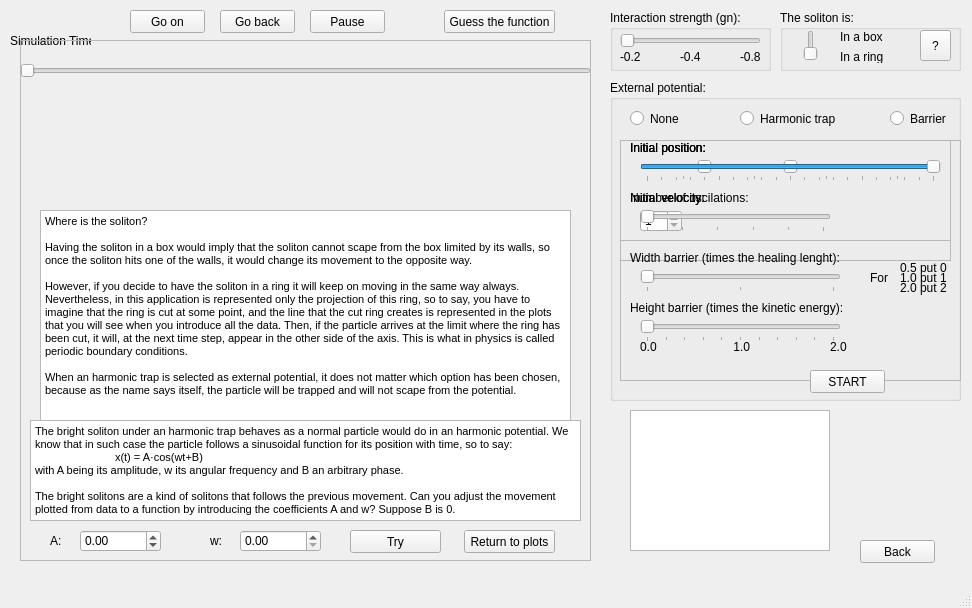
 <widget class="QMainWindow" name="MainWindow">
  <property name="geometry">
   <rect>
    <x>0</x>
    <y>0</y>
    <width>972</width>
    <height>608</height>
   </rect>
  </property>
  <property name="windowTitle">
   <string>MainWindow</string>
  </property>
  <widget class="QWidget" name="centralwidget">
   <widget class="QPushButton" name="back">
    <property name="geometry">
     <rect>
      <x>860</x>
      <y>540</y>
      <width>75</width>
      <height>23</height>
     </rect>
    </property>
    <property name="text">
     <string>Back</string>
    </property>
   </widget>
   <widget class="QGroupBox" name="interaction">
    <property name="geometry">
     <rect>
      <x>610</x>
      <y>10</y>
      <width>161</width>
      <height>61</height>
     </rect>
    </property>
    <property name="title">
     <string>Interaction strength (gn):</string>
    </property>
    <widget class="QSlider" name="gn">
     <property name="geometry">
      <rect>
       <x>10</x>
       <y>20</y>
       <width>141</width>
       <height>22</height>
      </rect>
     </property>
     <property name="minimum">
      <number>1</number>
     </property>
     <property name="maximum">
      <number>3</number>
     </property>
     <property name="orientation">
      <enum>Qt::Horizontal</enum>
     </property>
    </widget>
    <widget class="QLabel" name="label_16">
     <property name="geometry">
      <rect>
       <x>130</x>
       <y>40</y>
       <width>46</width>
       <height>13</height>
      </rect>
     </property>
     <property name="text">
      <string>-0.8</string>
     </property>
    </widget>
    <widget class="QLabel" name="label_17">
     <property name="geometry">
      <rect>
       <x>70</x>
       <y>40</y>
       <width>46</width>
       <height>13</height>
      </rect>
     </property>
     <property name="text">
      <string>-0.4</string>
     </property>
    </widget>
    <widget class="QLabel" name="label_18">
     <property name="geometry">
      <rect>
       <x>10</x>
       <y>40</y>
       <width>46</width>
       <height>13</height>
      </rect>
     </property>
     <property name="text">
      <string>-0.2</string>
     </property>
    </widget>
   </widget>
   <widget class="QGroupBox" name="ext_potential">
    <property name="geometry">
     <rect>
      <x>610</x>
      <y>80</y>
      <width>351</width>
      <height>321</height>
     </rect>
    </property>
    <property name="title">
     <string>External potential:</string>
    </property>
    <widget class="QRadioButton" name="btn_none">
     <property name="geometry">
      <rect>
       <x>20</x>
       <y>30</y>
       <width>82</width>
       <height>17</height>
      </rect>
     </property>
     <property name="text">
      <string>None</string>
     </property>
    </widget>
    <widget class="QRadioButton" name="btn_harm">
     <property name="geometry">
      <rect>
       <x>130</x>
       <y>30</y>
       <width>111</width>
       <height>17</height>
      </rect>
     </property>
     <property name="text">
      <string>Harmonic trap</string>
     </property>
    </widget>
    <widget class="QRadioButton" name="btn_wall">
     <property name="geometry">
      <rect>
       <x>280</x>
       <y>30</y>
       <width>82</width>
       <height>17</height>
      </rect>
     </property>
     <property name="text">
      <string>Barrier</string>
     </property>
    </widget>
    <widget class="QFrame" name="none">
     <property name="geometry">
      <rect>
       <x>10</x>
       <y>60</y>
       <width>331</width>
       <height>101</height>
      </rect>
     </property>
     <property name="frameShape">
      <enum>QFrame::StyledPanel</enum>
     </property>
     <property name="frameShadow">
      <enum>QFrame::Raised</enum>
     </property>
     <widget class="QLabel" name="label">
      <property name="geometry">
       <rect>
        <x>10</x>
        <y>0</y>
        <width>91</width>
        <height>16</height>
       </rect>
      </property>
      <property name="text">
       <string>Initial position:</string>
      </property>
     </widget>
     <widget class="QSlider" name="horizontalSlider">
      <property name="geometry">
       <rect>
        <x>20</x>
        <y>20</y>
        <width>301</width>
        <height>22</height>
       </rect>
      </property>
      <property name="minimum">
       <number>-50</number>
      </property>
      <property name="maximum">
       <number>50</number>
      </property>
      <property name="singleStep">
       <number>2</number>
      </property>
      <property name="value">
       <number>-30</number>
      </property>
      <property name="orientation">
       <enum>Qt::Horizontal</enum>
      </property>
      <property name="invertedAppearance">
       <bool>false</bool>
      </property>
      <property name="invertedControls">
       <bool>false</bool>
      </property>
      <property name="tickPosition">
       <enum>QSlider::TicksBelow</enum>
      </property>
      <property name="tickInterval">
       <number>5</number>
      </property>
     </widget>
     <widget class="QLabel" name="label_3">
      <property name="geometry">
       <rect>
        <x>10</x>
        <y>50</y>
        <width>91</width>
        <height>16</height>
       </rect>
      </property>
      <property name="text">
       <string>Initial velocity:</string>
      </property>
     </widget>
     <widget class="QSlider" name="horizontalSlider_2">
      <property name="geometry">
       <rect>
        <x>20</x>
        <y>70</y>
        <width>191</width>
        <height>22</height>
       </rect>
      </property>
      <property name="maximum">
       <number>10</number>
      </property>
      <property name="orientation">
       <enum>Qt::Horizontal</enum>
      </property>
      <property name="tickPosition">
       <enum>QSlider::TicksBelow</enum>
      </property>
      <property name="tickInterval">
       <number>2</number>
      </property>
     </widget>
     <widget class="QLabel" name="valor_x0_none">
      <property name="geometry">
       <rect>
        <x>90</x>
        <y>0</y>
        <width>46</width>
        <height>13</height>
       </rect>
      </property>
      <property name="text">
       <string/>
      </property>
     </widget>
     <widget class="QLabel" name="valor_v0_none">
      <property name="geometry">
       <rect>
        <x>90</x>
        <y>50</y>
        <width>46</width>
        <height>13</height>
       </rect>
      </property>
      <property name="text">
       <string/>
      </property>
     </widget>
    </widget>
    <widget class="QFrame" name="harm">
     <property name="geometry">
      <rect>
       <x>10</x>
       <y>60</y>
       <width>331</width>
       <height>121</height>
      </rect>
     </property>
     <property name="frameShape">
      <enum>QFrame::StyledPanel</enum>
     </property>
     <property name="frameShadow">
      <enum>QFrame::Raised</enum>
     </property>
     <widget class="QLabel" name="label_4">
      <property name="geometry">
       <rect>
        <x>10</x>
        <y>0</y>
        <width>91</width>
        <height>16</height>
       </rect>
      </property>
      <property name="text">
       <string>Initial position:</string>
      </property>
     </widget>
     <widget class="QSlider" name="horizontalSlider_3">
      <property name="geometry">
       <rect>
        <x>20</x>
        <y>20</y>
        <width>301</width>
        <height>22</height>
       </rect>
      </property>
      <property name="minimum">
       <number>-25</number>
      </property>
      <property name="maximum">
       <number>25</number>
      </property>
      <property name="orientation">
       <enum>Qt::Horizontal</enum>
      </property>
      <property name="tickPosition">
       <enum>QSlider::TicksBelow</enum>
      </property>
      <property name="tickInterval">
       <number>5</number>
      </property>
     </widget>
     <widget class="QSpinBox" name="spinBox">
      <property name="geometry">
       <rect>
        <x>20</x>
        <y>70</y>
        <width>42</width>
        <height>22</height>
       </rect>
      </property>
      <property name="minimum">
       <number>1</number>
      </property>
      <property name="maximum">
       <number>10</number>
      </property>
     </widget>
     <widget class="QLabel" name="label_6">
      <property name="geometry">
       <rect>
        <x>10</x>
        <y>50</y>
        <width>181</width>
        <height>16</height>
       </rect>
      </property>
      <property name="text">
       <string>Number of oscilations:</string>
      </property>
     </widget>
     <widget class="QLabel" name="valor_x0_harm">
      <property name="geometry">
       <rect>
        <x>90</x>
        <y>0</y>
        <width>46</width>
        <height>13</height>
       </rect>
      </property>
      <property name="text">
       <string/>
      </property>
     </widget>
    </widget>
    <widget class="QFrame" name="wall">
     <property name="geometry">
      <rect>
       <x>10</x>
       <y>60</y>
       <width>341</width>
       <height>241</height>
      </rect>
     </property>
     <property name="frameShape">
      <enum>QFrame::StyledPanel</enum>
     </property>
     <property name="frameShadow">
      <enum>QFrame::Raised</enum>
     </property>
     <widget class="QLabel" name="label_7">
      <property name="geometry">
       <rect>
        <x>10</x>
        <y>0</y>
        <width>91</width>
        <height>16</height>
       </rect>
      </property>
      <property name="text">
       <string>Initial position:</string>
      </property>
     </widget>
     <widget class="QSlider" name="horizontalSlider_4">
      <property name="geometry">
       <rect>
        <x>20</x>
        <y>20</y>
        <width>301</width>
        <height>21</height>
       </rect>
      </property>
      <property name="minimum">
       <number>-60</number>
      </property>
      <property name="maximum">
       <number>-20</number>
      </property>
      <property name="orientation">
       <enum>Qt::Horizontal</enum>
      </property>
      <property name="tickPosition">
       <enum>QSlider::TicksBelow</enum>
      </property>
      <property name="tickInterval">
       <number>5</number>
      </property>
     </widget>
     <widget class="QLabel" name="label_8">
      <property name="geometry">
       <rect>
        <x>10</x>
        <y>50</y>
        <width>91</width>
        <height>16</height>
       </rect>
      </property>
      <property name="text">
       <string>Initial velocity:</string>
      </property>
     </widget>
     <widget class="QSlider" name="horizontalSlider_5">
      <property name="geometry">
       <rect>
        <x>20</x>
        <y>70</y>
        <width>191</width>
        <height>22</height>
       </rect>
      </property>
      <property name="maximum">
       <number>10</number>
      </property>
      <property name="orientation">
       <enum>Qt::Horizontal</enum>
      </property>
      <property name="tickPosition">
       <enum>QSlider::TicksBelow</enum>
      </property>
      <property name="tickInterval">
       <number>2</number>
      </property>
     </widget>
     <widget class="QLabel" name="label_9">
      <property name="geometry">
       <rect>
        <x>10</x>
        <y>160</y>
        <width>231</width>
        <height>16</height>
       </rect>
      </property>
      <property name="text">
       <string>Height barrier (times the kinetic energy):</string>
      </property>
     </widget>
     <widget class="QSlider" name="hb">
      <property name="geometry">
       <rect>
        <x>20</x>
        <y>180</y>
        <width>201</width>
        <height>22</height>
       </rect>
      </property>
      <property name="maximum">
       <number>20</number>
      </property>
      <property name="singleStep">
       <number>1</number>
      </property>
      <property name="orientation">
       <enum>Qt::Horizontal</enum>
      </property>
      <property name="tickPosition">
       <enum>QSlider::TicksBelow</enum>
      </property>
      <property name="tickInterval">
       <number>2</number>
      </property>
     </widget>
     <widget class="QLabel" name="label_11">
      <property name="geometry">
       <rect>
        <x>10</x>
        <y>110</y>
        <width>231</width>
        <height>16</height>
       </rect>
      </property>
      <property name="text">
       <string>Width barrier (times the healing lenght):</string>
      </property>
     </widget>
     <widget class="QSlider" name="wb">
      <property name="geometry">
       <rect>
        <x>20</x>
        <y>130</y>
        <width>201</width>
        <height>22</height>
       </rect>
      </property>
      <property name="maximum">
       <number>2</number>
      </property>
      <property name="orientation">
       <enum>Qt::Horizontal</enum>
      </property>
      <property name="tickPosition">
       <enum>QSlider::TicksBelow</enum>
      </property>
      <property name="tickInterval">
       <number>1</number>
      </property>
     </widget>
     <widget class="QLabel" name="label_12">
      <property name="geometry">
       <rect>
        <x>250</x>
        <y>130</y>
        <width>31</width>
        <height>16</height>
       </rect>
      </property>
      <property name="text">
       <string>For </string>
      </property>
     </widget>
     <widget class="QLabel" name="label_13">
      <property name="geometry">
       <rect>
        <x>280</x>
        <y>120</y>
        <width>81</width>
        <height>16</height>
       </rect>
      </property>
      <property name="text">
       <string>0.5 put 0</string>
      </property>
     </widget>
     <widget class="QLabel" name="label_14">
      <property name="geometry">
       <rect>
        <x>280</x>
        <y>130</y>
        <width>81</width>
        <height>16</height>
       </rect>
      </property>
      <property name="text">
       <string>1.0 put 1</string>
      </property>
     </widget>
     <widget class="QLabel" name="label_15">
      <property name="geometry">
       <rect>
        <x>280</x>
        <y>140</y>
        <width>81</width>
        <height>16</height>
       </rect>
      </property>
      <property name="text">
       <string>2.0 put 2</string>
      </property>
     </widget>
     <widget class="QLabel" name="valor_x0_wall">
      <property name="geometry">
       <rect>
        <x>90</x>
        <y>0</y>
        <width>46</width>
        <height>13</height>
       </rect>
      </property>
      <property name="text">
       <string/>
      </property>
     </widget>
     <widget class="QLabel" name="vlor_v0_wall">
      <property name="geometry">
       <rect>
        <x>90</x>
        <y>50</y>
        <width>46</width>
        <height>13</height>
       </rect>
      </property>
      <property name="text">
       <string/>
      </property>
     </widget>
     <widget class="QLabel" name="hb_2">
      <property name="geometry">
       <rect>
        <x>210</x>
        <y>200</y>
        <width>46</width>
        <height>13</height>
       </rect>
      </property>
      <property name="text">
       <string>2.0</string>
      </property>
     </widget>
     <widget class="QLabel" name="hb_0">
      <property name="geometry">
       <rect>
        <x>20</x>
        <y>200</y>
        <width>46</width>
        <height>13</height>
       </rect>
      </property>
      <property name="text">
       <string>0.0</string>
      </property>
     </widget>
     <widget class="QLabel" name="hb_1">
      <property name="geometry">
       <rect>
        <x>110</x>
        <y>200</y>
        <width>46</width>
        <height>13</height>
       </rect>
      </property>
      <property name="text">
       <string> 1.0</string>
      </property>
     </widget>
     <widget class="QLabel" name="wd_valor">
      <property name="geometry">
       <rect>
        <x>220</x>
        <y>110</y>
        <width>46</width>
        <height>13</height>
       </rect>
      </property>
      <property name="text">
       <string/>
      </property>
     </widget>
    </widget>
    <widget class="QPushButton" name="start">
     <property name="geometry">
      <rect>
       <x>200</x>
       <y>290</y>
       <width>75</width>
       <height>23</height>
      </rect>
     </property>
     <property name="text">
      <string>START</string>
     </property>
    </widget>
   </widget>
   <widget class="QPushButton" name="ButtonOn">
    <property name="geometry">
     <rect>
      <x>130</x>
      <y>10</y>
      <width>75</width>
      <height>23</height>
     </rect>
    </property>
    <property name="text">
     <string>Go on</string>
    </property>
   </widget>
   <widget class="QPushButton" name="ButtonPause">
    <property name="geometry">
     <rect>
      <x>310</x>
      <y>10</y>
      <width>75</width>
      <height>23</height>
     </rect>
    </property>
    <property name="text">
     <string>Pause</string>
    </property>
   </widget>
   <widget class="QLabel" name="label_5">
    <property name="geometry">
     <rect>
      <x>10</x>
      <y>30</y>
      <width>81</width>
      <height>21</height>
     </rect>
    </property>
    <property name="text">
     <string>Simulation Time:</string>
    </property>
   </widget>
   <widget class="QSlider" name="slider_simulation">
    <property name="geometry">
     <rect>
      <x>20</x>
      <y>60</y>
      <width>571</width>
      <height>22</height>
     </rect>
    </property>
    <property name="orientation">
     <enum>Qt::Horizontal</enum>
    </property>
   </widget>
   <widget class="QPushButton" name="ButtonBack">
    <property name="geometry">
     <rect>
      <x>220</x>
      <y>10</y>
      <width>75</width>
      <height>23</height>
     </rect>
    </property>
    <property name="text">
     <string>Go back</string>
    </property>
   </widget>
   <widget class="QWidget" name="mpl_window" native="true">
    <property name="geometry">
     <rect>
      <x>20</x>
      <y>90</y>
      <width>571</width>
      <height>471</height>
     </rect>
    </property>
    <property name="sizePolicy">
     <sizepolicy hsizetype="Expanding" vsizetype="Preferred">
      <horstretch>0</horstretch>
      <verstretch>0</verstretch>
     </sizepolicy>
    </property>
    <property name="layoutDirection">
     <enum>Qt::LeftToRight</enum>
    </property>
    <layout class="QVBoxLayout" name="mplvl">
     <property name="spacing">
      <number>6</number>
     </property>
     <property name="leftMargin">
      <number>0</number>
     </property>
     <property name="topMargin">
      <number>0</number>
     </property>
    </layout>
   </widget>
   <widget class="QListWidget" name="mplfigs">
    <property name="geometry">
     <rect>
      <x>630</x>
      <y>410</y>
      <width>200</width>
      <height>141</height>
     </rect>
    </property>
    <property name="sizePolicy">
     <sizepolicy hsizetype="Maximum" vsizetype="Expanding">
      <horstretch>0</horstretch>
      <verstretch>0</verstretch>
     </sizepolicy>
    </property>
    <property name="maximumSize">
     <size>
      <width>200</width>
      <height>16777215</height>
     </size>
    </property>
   </widget>
   <widget class="QGroupBox" name="Confinement">
    <property name="geometry">
     <rect>
      <x>780</x>
      <y>10</y>
      <width>181</width>
      <height>61</height>
     </rect>
    </property>
    <property name="title">
     <string>The soliton is:</string>
    </property>
    <widget class="QSlider" name="yes_no">
     <property name="geometry">
      <rect>
       <x>20</x>
       <y>20</y>
       <width>22</width>
       <height>31</height>
      </rect>
     </property>
     <property name="maximum">
      <number>1</number>
     </property>
     <property name="orientation">
      <enum>Qt::Vertical</enum>
     </property>
    </widget>
    <widget class="QLabel" name="label_2">
     <property name="geometry">
      <rect>
       <x>60</x>
       <y>20</y>
       <width>46</width>
       <height>13</height>
      </rect>
     </property>
     <property name="text">
      <string>In a box</string>
     </property>
    </widget>
    <widget class="QLabel" name="label_10">
     <property name="geometry">
      <rect>
       <x>60</x>
       <y>40</y>
       <width>46</width>
       <height>13</height>
      </rect>
     </property>
     <property name="text">
      <string>In a ring</string>
     </property>
    </widget>
    <widget class="QToolButton" name="toolButton">
     <property name="geometry">
      <rect>
       <x>140</x>
       <y>20</y>
       <width>31</width>
       <height>31</height>
      </rect>
     </property>
     <property name="text">
      <string>?</string>
     </property>
    </widget>
   </widget>
   <widget class="QTextBrowser" name="info1">
    <property name="geometry">
     <rect>
      <x>40</x>
      <y>210</y>
      <width>531</width>
      <height>211</height>
     </rect>
    </property>
    <property name="html">
     <string>&lt;!DOCTYPE HTML PUBLIC &quot;-//W3C//DTD HTML 4.0//EN&quot; &quot;http://www.w3.org/TR/REC-html40/strict.dtd&quot;&gt;
&lt;html&gt;&lt;head&gt;&lt;meta name=&quot;qrichtext&quot; content=&quot;1&quot; /&gt;&lt;style type=&quot;text/css&quot;&gt;
p, li { white-space: pre-wrap; }
&lt;/style&gt;&lt;/head&gt;&lt;body style=&quot; font-family:'MS Shell Dlg 2'; font-size:8.25pt; font-weight:400; font-style:normal;&quot;&gt;
&lt;p style=&quot; margin-top:0px; margin-bottom:0px; margin-left:0px; margin-right:0px; -qt-block-indent:0; text-indent:0px;&quot;&gt;&lt;span style=&quot; font-size:8pt;&quot;&gt;Where is the soliton?&lt;/span&gt;&lt;/p&gt;
&lt;p style=&quot;-qt-paragraph-type:empty; margin-top:0px; margin-bottom:0px; margin-left:0px; margin-right:0px; -qt-block-indent:0; text-indent:0px; font-size:8pt;&quot;&gt;&lt;br /&gt;&lt;/p&gt;
&lt;p style=&quot; margin-top:0px; margin-bottom:0px; margin-left:0px; margin-right:0px; -qt-block-indent:0; text-indent:0px;&quot;&gt;&lt;span style=&quot; font-size:8pt;&quot;&gt;Having the soliton in a box would imply that the soliton cannot scape from the box limited by its walls, so once the soliton hits one of the walls, it would change its movement to the opposite way.&lt;/span&gt;&lt;/p&gt;
&lt;p style=&quot;-qt-paragraph-type:empty; margin-top:0px; margin-bottom:0px; margin-left:0px; margin-right:0px; -qt-block-indent:0; text-indent:0px; font-size:8pt;&quot;&gt;&lt;br /&gt;&lt;/p&gt;
&lt;p style=&quot; margin-top:0px; margin-bottom:0px; margin-left:0px; margin-right:0px; -qt-block-indent:0; text-indent:0px;&quot;&gt;&lt;span style=&quot; font-size:8pt;&quot;&gt;However, if you decide to have the soliton in a ring it will keep on moving in the same way always. Nevertheless, in this application is represented only the projection of this ring, so to say, you have to imagine that the ring is cut at some point, and the line that the cut ring creates is represented in the plots that you will see when you introduce all the data. Then, if the particle arrives at the limit where the ring has been cut, it will, at the next time step, appear in the other side of the axis. This is what in physics is called periodic boundary conditions.&lt;/span&gt;&lt;/p&gt;
&lt;p style=&quot;-qt-paragraph-type:empty; margin-top:0px; margin-bottom:0px; margin-left:0px; margin-right:0px; -qt-block-indent:0; text-indent:0px; font-size:8pt;&quot;&gt;&lt;br /&gt;&lt;/p&gt;
&lt;p style=&quot; margin-top:0px; margin-bottom:0px; margin-left:0px; margin-right:0px; -qt-block-indent:0; text-indent:0px;&quot;&gt;&lt;span style=&quot; font-size:8pt;&quot;&gt;When an harmonic trap is selected as external potential, it does not matter which option has been chosen, because as the name says itself, the particle will be trapped and will not scape from the potential.&lt;/span&gt;&lt;/p&gt;&lt;/body&gt;&lt;/html&gt;</string>
    </property>
   </widget>
   <widget class="QLabel" name="value_sim">
    <property name="geometry">
     <rect>
      <x>100</x>
      <y>30</y>
      <width>41</width>
      <height>21</height>
     </rect>
    </property>
    <property name="text">
     <string/>
    </property>
   </widget>
   <widget class="QPushButton" name="play">
    <property name="geometry">
     <rect>
      <x>444</x>
      <y>10</y>
      <width>111</width>
      <height>23</height>
     </rect>
    </property>
    <property name="text">
     <string>Guess the function</string>
    </property>
   </widget>
   <widget class="QFrame" name="play_2">
    <property name="geometry">
     <rect>
      <x>20</x>
      <y>40</y>
      <width>571</width>
      <height>521</height>
     </rect>
    </property>
    <property name="frameShape">
     <enum>QFrame::StyledPanel</enum>
    </property>
    <property name="frameShadow">
     <enum>QFrame::Raised</enum>
    </property>
    <widget class="QTextBrowser" name="textBrowser">
     <property name="geometry">
      <rect>
       <x>10</x>
       <y>380</y>
       <width>551</width>
       <height>101</height>
      </rect>
     </property>
     <property name="html">
      <string>&lt;!DOCTYPE HTML PUBLIC &quot;-//W3C//DTD HTML 4.0//EN&quot; &quot;http://www.w3.org/TR/REC-html40/strict.dtd&quot;&gt;
&lt;html&gt;&lt;head&gt;&lt;meta name=&quot;qrichtext&quot; content=&quot;1&quot; /&gt;&lt;style type=&quot;text/css&quot;&gt;
p, li { white-space: pre-wrap; }
&lt;/style&gt;&lt;/head&gt;&lt;body style=&quot; font-family:'MS Shell Dlg 2'; font-size:8.25pt; font-weight:400; font-style:normal;&quot;&gt;
&lt;p style=&quot; margin-top:0px; margin-bottom:0px; margin-left:0px; margin-right:0px; -qt-block-indent:0; text-indent:0px;&quot;&gt;&lt;span style=&quot; font-size:8pt;&quot;&gt;The bright soliton under an harmonic trap behaves as a normal particle would do in an harmonic potential. We know that in such case the particle follows a sinusoidal function for its position with time, so to say:&lt;/span&gt;&lt;/p&gt;
&lt;p style=&quot; margin-top:0px; margin-bottom:0px; margin-left:0px; margin-right:0px; -qt-block-indent:0; text-indent:0px;&quot;&gt;&lt;span style=&quot; font-size:8pt;&quot;&gt;	x(t) = A·cos(wt+B)&lt;/span&gt;&lt;/p&gt;
&lt;p style=&quot; margin-top:0px; margin-bottom:0px; margin-left:0px; margin-right:0px; -qt-block-indent:0; text-indent:0px;&quot;&gt;&lt;span style=&quot; font-size:8pt;&quot;&gt;with A being its amplitude, w its angular frequency and B an arbitrary phase.&lt;/span&gt;&lt;/p&gt;
&lt;p style=&quot;-qt-paragraph-type:empty; margin-top:0px; margin-bottom:0px; margin-left:0px; margin-right:0px; -qt-block-indent:0; text-indent:0px; font-size:8pt;&quot;&gt;&lt;br /&gt;&lt;/p&gt;
&lt;p style=&quot; margin-top:0px; margin-bottom:0px; margin-left:0px; margin-right:0px; -qt-block-indent:0; text-indent:0px;&quot;&gt;&lt;span style=&quot; font-size:8pt;&quot;&gt;The bright solitons are a kind of solitons that follows the previous movement. Can you adjust the movement plotted from data to a function by introducing the coefficients A and w? Suppose B is 0.&lt;/span&gt;&lt;/p&gt;&lt;/body&gt;&lt;/html&gt;</string>
     </property>
    </widget>
    <widget class="QDoubleSpinBox" name="A">
     <property name="geometry">
      <rect>
       <x>60</x>
       <y>490</y>
       <width>81</width>
       <height>22</height>
      </rect>
     </property>
     <property name="minimum">
      <double>-25.000000000000000</double>
     </property>
     <property name="maximum">
      <double>25.000000000000000</double>
     </property>
     <property name="singleStep">
      <double>0.100000000000000</double>
     </property>
    </widget>
    <widget class="QDoubleSpinBox" name="w">
     <property name="geometry">
      <rect>
       <x>220</x>
       <y>490</y>
       <width>81</width>
       <height>22</height>
      </rect>
     </property>
    </widget>
    <widget class="QLabel" name="label_19">
     <property name="geometry">
      <rect>
       <x>30</x>
       <y>490</y>
       <width>31</width>
       <height>21</height>
      </rect>
     </property>
     <property name="text">
      <string>A:</string>
     </property>
    </widget>
    <widget class="QLabel" name="label_20">
     <property name="geometry">
      <rect>
       <x>190</x>
       <y>490</y>
       <width>31</width>
       <height>21</height>
      </rect>
     </property>
     <property name="text">
      <string>w:</string>
     </property>
    </widget>
    <widget class="QPushButton" name="tanca">
     <property name="geometry">
      <rect>
       <x>444</x>
       <y>490</y>
       <width>91</width>
       <height>23</height>
      </rect>
     </property>
     <property name="text">
      <string>Return to plots</string>
     </property>
    </widget>
    <widget class="QPushButton" name="intenta">
     <property name="geometry">
      <rect>
       <x>330</x>
       <y>490</y>
       <width>91</width>
       <height>23</height>
      </rect>
     </property>
     <property name="text">
      <string>Try</string>
     </property>
    </widget>
    <widget class="QWidget" name="mpl_window_2" native="true">
     <property name="geometry">
      <rect>
       <x>10</x>
       <y>0</y>
       <width>551</width>
       <height>371</height>
      </rect>
     </property>
     <property name="sizePolicy">
      <sizepolicy hsizetype="Expanding" vsizetype="Preferred">
       <horstretch>0</horstretch>
       <verstretch>0</verstretch>
      </sizepolicy>
     </property>
     <property name="layoutDirection">
      <enum>Qt::LeftToRight</enum>
     </property>
     <layout class="QVBoxLayout" name="mplvl_2">
      <property name="spacing">
       <number>6</number>
      </property>
      <property name="leftMargin">
       <number>0</number>
      </property>
      <property name="topMargin">
       <number>0</number>
      </property>
     </layout>
    </widget>
   </widget>
  </widget>
  <widget class="QMenuBar" name="menubar">
   <property name="geometry">
    <rect>
     <x>0</x>
     <y>0</y>
     <width>972</width>
     <height>21</height>
    </rect>
   </property>
  </widget>
  <widget class="QStatusBar" name="statusbar"/>
 </widget>
